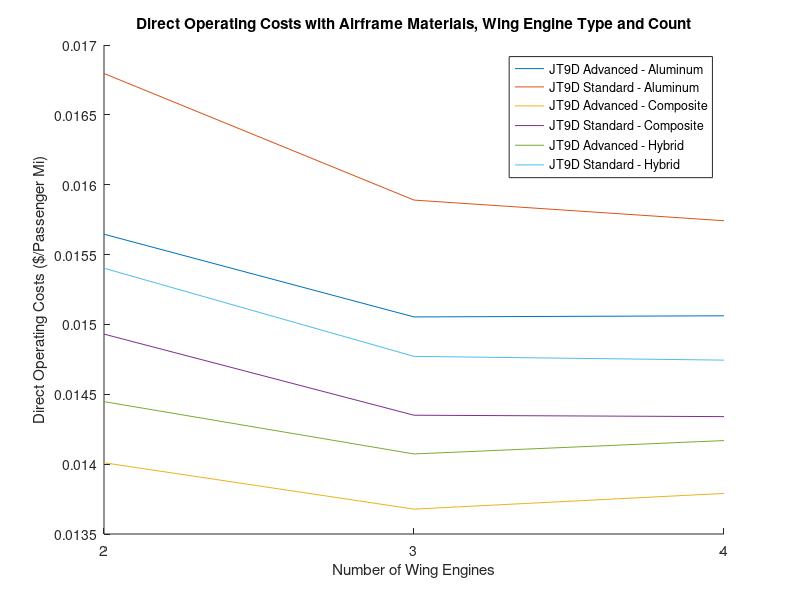

The MATLAB source for this figure:
clc
clear
close all

%2022 specs
range = 4000; %range in miles
Vao = 135; %landing approach speed in knots
Mcruise = 0.82; %cruise mach number
airfoilType = 'sc'; 
sweep = 35;
AR = 8;
sigma = 0.953; %density ratio
PR = 0.2360; %pressure ratio
wingEngines = 2;
fuselageEngines = 0;
engineType = 'JT9D';
engineAdv = true;
composite = false;
hybrid = false;
TOFL = 6000; %take off field length in ft
X = 1; %fuel consumed
PAX = 200;
W_cargo = 4000;
abreast = 8;
aisle = 2;
alt = 35000;

%prof specs
% PAX = 275;
% W_cargo = 12000;
% range = 6000;
% TOFL = 9000;
% Vao = 140;
% X = 0.75;

%modified specs
% PAX = 135;
% aisle = 1;
% abreast = 6;
% AR = 7;
% sweep = 32;
% TOFL = 8000;
% range = 2550;
% W_cargo = 3000;
% Mcruise = 0.8;
% Vao = 140;
% fuselageEngines = 3;
% wingEngines = 0;
% engineType = 'JT9D';
% X = 0.75;




for i=1:6
    for j=1:3
        engineCount = wingEngines+fuselageEngines; 
        %1 or 0, use interpolation when using non 25, 30, 35, 40 angles
        if sweep ~= 25 && sweep ~=30 && sweep ~=35 && sweep ~=40
            interpolate = 1;
        else
            interpolate = 0;
        end

        if engineCount == 2
            syms1 = @(x) -2.75700E-01*x^2 + 3.23565E+01*x - 2.17775E+01;
        elseif engineCount == 3
            syms1 = @(x) -3.14122E-01*x^2 + 3.59436E+01*x - 2.10352E+01;
        elseif engineCount == 4
            syms1 = @(x) -3.50586E-01*x^2 + 3.73883E+01*x - 1.29689E+01;
        end

        if interpolate == 1
            if airfoilType == 'c'
                if sweep>25 && sweep<30
                    airfoilSweepCurve = @(x) 1.80081E-02*x^2 - 5.59031E-01*x + 5.28813E-01; %conventional 25 deg
                    airfoilSweepCurve2 = @(x) 1.44744E-02*x^2 - 5.25458E-01*x + 5.12939E-01; %conventional 30 deg
                    sweepValues = [25,30];
                elseif sweep>30 && sweep<35
                    airfoilSweepCurve = @(x) 1.44744E-02*x^2 - 5.25458E-01*x + 5.12939E-01; %conventional 30 deg
                    airfoilSweepCurve2 = @(x) 7.10020E-03*x^2 - 4.78583E-01*x + 4.89769E-01; %conventional 35 deg
                    sweepValues = [30,35];
                elseif sweep>35 && sweep<40
                    airfoilSweepCurve = @(x) 7.10020E-03*x^2 - 4.78583E-01*x + 4.89769E-01; %conventional 35 deg
                    airfoilSweepCurve2 = @(x) -1.58922E-03*x^2 - 4.26203E-01*x + 4.63453E-01; %conventional 40 deg
                    sweepValues = [35,40];
                end
            elseif airfoilType == 'sc'
                if sweep>25 && sweep<30
                    airfoilSweepCurve = @(x) 3.73842E+00*x^2 - 6.73394E+00*x + 3.10823E+00 %supercritical 25 deg
                    airfoilSweepCurve2 = @(x) -1.75962E+01*x^3 + 4.71604E+01*x^2 - 4.26422E+01*x + 1.30762E+01; %supercritical 30 deg
                    sweepValues = [25,30];
                elseif sweep>30 && sweep<35
                    airfoilSweepCurve = @(x) -1.75962E+01*x^3 + 4.71604E+01*x^2 - 4.26422E+01*x + 1.30762E+01; %supercritical 30 deg
                    airfoilSweepCurve2 = @(x) -3.76659E+01*x^3 + 1.00937E+02*x^2 - 9.08776E+01*x + 2.75695E+01; %supercritical 35 deg
                    sweepValues = [30,35];
                elseif sweep>35 && sweep<40
                    airfoilSweepCurve = @(x) -3.76659E+01*x^3 + 1.00937E+02*x^2 - 9.08776E+01*x + 2.75695E+01; %supercritical 35 deg
                    airfoilSweepCurve2 = @(x) -4.46244E+02*x^3 + 1.17289E+03*x^2 - 1.02924E+03*x + 3.01674E+02; %supercritical 40 deg
                    sweepValues = [35,40];
                end
            end
        elseif interpolate == 0
            if airfoilType == 'c'
                if sweep == 25
                    airfoilSweepCurve = @(x) 1.80081E-02*x^2 - 5.59031E-01*x + 5.28813E-01; %conventional 25 deg
                elseif sweep == 30
                    airfoilSweepCurve = @(x) 1.44744E-02*x^2 - 5.25458E-01*x + 5.12939E-01; %conventional 30 deg
                elseif sweep == 35
                    airfoilSweepCurve = @(x) 7.10020E-03*x^2 - 4.78583E-01*x + 4.89769E-01; %conventional 35 deg
                elseif sweep == 40
                    airfoilSweepCurve = @(x) -1.58922E-03*x^2 - 4.26203E-01*x + 4.63453E-01; %conventional 40 deg
                end
            elseif airfoilType == 'sc'
                if sweep == 25
                    airfoilSweepCurve = @(x) 3.73842E+00*x^2 - 6.73394E+00*x + 3.10823E+00; %supercritical 25 deg
                elseif sweep == 30
                    airfoilSweepCurve = @(x) -1.75962E+01*x^3 + 4.71604E+01*x^2 - 4.26422E+01*x + 1.30762E+01; %supercritical 30 deg
                elseif sweep == 35
                    airfoilSweepCurve = @(x) -3.76659E+01*x^3 + 1.00937E+02*x^2 - 9.08776E+01*x + 2.75695E+01; %supercritical 35 deg
                elseif sweep == 40
                    airfoilSweepCurve = @(x) -4.46244E+02*x^3 + 1.17289E+03*x^2 - 1.02924E+03*x + 3.01674E+02; %supercritical 40 deg
                end
            end
        end

        %clmax estimates
        CLestimateLand = @(x) 109.223789*x^3 - 67.377088*x^2 + 16.449711*x + 2.002030; %landing Cl from "c"
        CLestimateTO = @(x) 84.325414*x^3 - 65.343054*x^2 + 17.178855*x + 1.029074;  %TO Cl from "c"

        %shevell drag, aircraft performance
        RNestimateCf = @(x) (7.7538691E+01)*x^(-1.9414863E-01); %approx Cf from RN, only from 10^6 to 10^8
        bodyForm = @(x)  -1.51985E-03*x^3 + 3.89461E-02*x^2 - 3.59054E-01*x + 2.30547E+00; %approx body form from fineness ratio

        %tofl and K relations


        addF = 0; %added fuel
        errRange = 1000;
        err = 1; Cl = 0.5; %inital guess
        addW = 0; %added weight  = 0
        errorWeight = -10;

        while(errorWeight<0)
            while(errRange>5)
                %CL CONVERGENCE
                while(err>0.00011)
                    if airfoilType == 'c'
                        dMdiv = -0.2044*Cl^2 - 0.1122*Cl + 0.1236;
                    elseif airfoilType == 'sc'
                        dMdiv = 0.8576*Cl^3 - 1.8139*Cl^2 + 1.0609*Cl - 0.1775;
                    end

                    Mdiv = Mcruise + 0.004 - dMdiv;

                    if interpolate == 1
                        tc1 = airfoilSweepCurve(Mdiv);
                        tc2 = airfoilSweepCurve2(Mdiv);
                        tc = tc1*((sweepValues(2)-sweep)/(sweepValues(2)-sweepValues(1))) + tc2*(1 - ((sweepValues(2)-sweep)/(sweepValues(2)-sweepValues(1))));
                    elseif interpolate == 0
                        tc = airfoilSweepCurve(Mdiv); %thickness to chord
                    end

                    c = cosd(sweep)^2*(tc^2)*AR;
                    Cl_L = CLestimateLand(c); %low speed clmax during landing
                    Cl_TO = CLestimateTO(c); %low speed clmax during takeoff
                    WS_L = (Vao/1.3)^2 * sigma*Cl_L/296; %wing loading during approach

                    Vcruise = Mcruise * 576.4; %cruising speed
                    Rao = range + 200 + 0.75*Vcruise; %Range all out
                    f_JT8D = 5.1914798324E-13*Rao^3 - 1.1763321777E-08*Rao^2 + 1.2398883131E-04*Rao + 7.6679432694E-03; %fuel fraction for JT8D engines

                    if engineType == 'JT8D'
                        f_JT9D = f_JT8D + addF; %if JT8D engines are used
                        T_SLS = 14500;
                        T_m = @(x) (14.47*x^4 - 41.021*x^3 + 33.863*x^2 - 14.296*x + 14.646)*1000;
                    elseif engineType == 'JT9D'
                        f_JT9D = f_JT8D * 0.61/0.78; %fuel fraction for JT9D engines
                        f_JT9D = f_JT9D * 1.04; %ratio to adapt
                        f_JT9D = f_JT9D + addF;
                        T_SLS = 45550;
                        T_m = @(x) (37.707*x^2 - 47.762*x + 45.458)*1000;
                    end

                    WS_TO = WS_L/(1-X*f_JT9D); %wing loading takeoff
                    WS_IC = WS_TO * 0.965; %wing loading initial cruise
                    Cl_IC = WS_IC/(1481*PR*Mcruise^2); %cl initial cruise
                    err = abs(Cl-Cl_IC);
                    if Cl_IC > Cl
                        Cl = Cl + 0.0001;
                    else
                        Cl = Cl - 0.0001;
                    end
                end

                %TOFL W/T CALC

                Kw = syms1(TOFL/1000);
                WT_Vlo = Kw*sigma*Cl_TO/WS_TO; %thrust loading at .7Vlo
                Vlo = 1.2*sqrt((296*WS_TO)/(sigma*Cl_TO)); %1.2Vstall
                Mlo = Vlo/661/sqrt(sigma); %Mach at Vlo
                Mlo7 = Mlo*0.7; %Mach at .7Vlo

                WT = WT_Vlo * (T_m(Mlo7)/T_SLS) + addW; %thrust loading

                %WEIGHT CALC
                taperRatio = 0.35;
                Kw = (wingEngines+(fuselageEngines*1.03))/engineCount;
                n = 1.5*2.5;
                tcBar = tc+0.03;
                W_wing = (0.00945*(AR^0.8)*((1+taperRatio)^0.25)*(Kw)*(n^.5)); %numerator W_wing
                W_wing = W_wing/((tcBar^0.4)*cosd(sweep)*(WS_TO^0.695));
                %fuselage

                l = 33.2 + 3.76*PAX/abreast; %fuselage length
                d = 1 + 1.75*abreast + 1.58*aisle; %fuselage diameter
                Kf = 11.5;
                W_fuse = 0.6727*Kf*(l^.6)*(d^.72)*(n^.3);
                %landing gear
                W_lg = 0.04;
                %nacelle and pylon
                W_np = 0.0555/(WT);
                %tail surface
                Kts = (0.17*wingEngines + 0.25*fuselageEngines)/engineCount;
                W_ts = Kts;
                W_wingTS = (W_ts + 1)*W_wing;
                %power plant
                W_pp = 1/(3.58*WT);
                if engineAdv == true
                    W_pp = W_pp*1.1;
                end
                %fuel
                W_f = 1.0275 * f_JT9D;
                %payload
                W_pl = 215*PAX + W_cargo;
                %fixed equip
                Nfc = 2; %flight crew
                Nstew = PAX/50;
                W_fe = 132*PAX + 300*engineCount + 260*Nfc + 170*Nstew;
                %solve
                if composite == true
                    W_wingTS = W_wingTS * 0.7;
                    W_fuse = W_fuse *0.85;
                    W_fe = 132*PAX + 0.9*300*engineCount + 260*Nfc + 170*Nstew;
                    W_np = W_np * 0.8;
                elseif hybrid == true
                    W_wingTS = W_wingTS * 0.7;
                    W_np = W_np * 0.8;
                end
                wA = W_wingTS;
                wB = W_fuse;
                wC = W_lg + W_np + W_pp + W_f + 0.035;
                wC = wC - 1;
                wD = W_pl + W_fe;
                % W_TO = [25000:1000:600000];
                % y = wA*W_TO.^1.195 + wB*W_TO.^0.235 + wC*W_TO + wD;
                % plot(W_TO,y)

                f1 = @(WTO) wA*WTO.^1.195 + wB*WTO.^0.235 + wC*WTO + wD;
                WT_O = W_cargo*20; errW = 5000;
                while(errW>300)
                    WT_O = WT_O + errW/2;
                    errW = f1(WT_O);
                end
                %sizing
                S = WT_O / WS_TO; %wing area
                b = sqrt(AR * S); %span
                ulclc = S/b;
                T = WT_O/WT;
                Te = T/engineCount;

                %DRAG
                rnk = 0.5*sqrt(1.4*1718*394.1)/4.06E-4; % reynolds num per ft
                %Cf
                Cf_wing = RNestimateCf(rnk*ulclc)*10^-3; %skin friction coeff for wing, rnk * avg chord length
                Cf_fuse = RNestimateCf(rnk*l)*10^-3; %skin friction for fuselage, rnk * fuselage length
                %wing
                Swet_wing = 2*1.02*(S-d*30);
                Z = (2-0.5^2)*cosd(sweep)/sqrt(1-0.5^2*cosd(sweep)^2); %shevell plots
                Kw = 1 + Z*tc + 100*tc^4; %shevell plots
                f_wing = Kw*Cf_wing*Swet_wing; %flat plate drag area of wing
                %fuselage
                Swet_fuse = 0.9*pi*d*l;
                Kf = bodyForm(l/d);
                f_fuse = Kf*Cf_fuse*Swet_fuse;
                %tail
                f_ts = 0.38*f_wing;
                %nacelles
                Knac = 1.25;
                Swet_nacelles = 2.1*sqrt(Te)*engineCount;
                f_nac = Knac*Cf_wing*Swet_nacelles;
                %pylons
                f_pyl = 0.2*f_nac;
                %total
                f_total = f_wing + f_fuse + f_ts +f_nac + f_pyl;
                f_total = f_total * 1.06; %total flat plate drag
                C_do = f_total/S; %lift independant drag or form drag
                e = 1/(1.035+0.38*C_do*pi*AR); %oswald efficiency factor

                %CLIMB
                W_avgClimb = WT_O*(1+0.965)/2; %average weight during climb
                h_avgClimb = alt*20/35;
                V_ldmax = (12.9/((f_total*e)^(1/4)))*sqrt((W_avgClimb/(0.5702*b)));
                V_climb = 1.3*V_ldmax;
                Mclimb = V_climb/614.6;

                T_reqClimb = ((0.5702*f_total*V_climb^2)/296) + (94.1/(0.5702*e))*(1/(V_climb^2))*(W_avgClimb/b)^2; %thrust required for climb
                Ta_JT9D_15kClimb = @(x) -9.40672E+00*x^3 + 2.28008E+01*x^2 - 2.48184E+01*x + 2.70604E+01; %thrust chart
                Ta_JT9D_25kClimb = @(x) -6.29451E+00*x^3 + 1.42165E+01*x^2 - 1.15655E+01*x + 1.76495E+01;
                Ta_JT8D_20kClimb = @(x) -1.7117*x^3 + 4.975*x^2 - 4.2959*x + 7.4793;

                Ta_JT9D_Climb = (Ta_JT9D_25kClimb(Mclimb) +Ta_JT9D_15kClimb(Mclimb)/2)*1000; %thrust averaged
                Ta_JT8D_Climb =  Ta_JT8D_20kClimb(Mclimb)*1000;


                if engineType == 'JT9D'
                    Ta_climb = (Te/T_SLS)*Ta_JT9D_Climb; %thrust available per engine
                    SFC15k = @(x) 0.1006*x^2 + 0.3293*x + 0.3363;
                    SFC25k = @(x) -0.0107*x^2 + 0.3823*x + 0.3396;
                    SFC_c = (SFC15k(Mclimb)+SFC25k(Mclimb))/2;
                elseif engineType == "JT8D"
                    Ta_climb = (Te/T_SLS)*Ta_JT8D_Climb;
                    SFC20k = @(x) -0.0642*x^2 + 0.354*x + 0.5775;
                    SFC_c = SFC20k(Mclimb);
                end

                Ta_climbTotal = engineCount*Ta_climb;  %total thrust available
                RoC = (101*(Ta_climbTotal-T_reqClimb)*V_climb)/W_avgClimb; %rate of climb
                TimeClimb = alt/RoC;    %time to reach cruising alt
                R_climb = V_climb*TimeClimb/60; %range covered during climb
                Wf_climb = Ta_climbTotal*SFC_c*TimeClimb/60; %fuel used during climb

                %RANGE
                Wo = WT_O - Wf_climb;
                Wi = (1-W_f)*WT_O;
                Cl_avg = ((Wo+Wi)/(2*S))/(1481*PR*Mcruise^2);
                C_di = (Cl_avg^2)/(pi*AR*e); %induced drag or drag due to lift
                delta_Cdc = 0.001;
                C_d = C_di + C_do + delta_Cdc; %total drag coeff
                L_d = Cl_avg/C_d; %L/d ratio
                T_reqCruise = ((Wo+Wi)/2)/L_d;  %thrust required during cruise

                if engineType == 'JT9D'
                    T_reqJT9D = (T_reqCruise*T_SLS/Te)/engineCount; %thrust required per JT9D engine
                    SFC_35k = @(x) -0.0022*x^3 + 0.0444*x^2 - 0.3063*x + 1.3202; %@ 35k ft and M =0.82;
                    SFC_Cruise = SFC_35k(T_reqJT9D/1000);
                    if engineAdv 
                        SFC_Cruise = SFC_Cruise * 0.9;
                    end
                elseif engineType == 'JT8D'
                    T_reqJT8D = (T_reqCruise*T_SLS/Te)/engineCount;
                    SFC_35k = @(x) -0.1117*x^3 + 0.5506*x^2 - 0.3609*x + 0.8716;
                    SFC_Cruise = SFC_35k(T_reqJT8D/1000);
                end

                R_cruise = (Vcruise/SFC_Cruise)*L_d*log(Wo/Wi);
                R = R_climb + R_cruise; %actual all out range
                W_fuel = WT_O - Wi;
                errRange = abs(Rao - R);
                if Rao - R>0
                    addF = addF + 0.0001;
                    err = 1; %re-run cl loop
                elseif R - Rao >0
                    addF = addF - 0.0001;
                    err = 1; %re-run cl loop
                end
            end

            %THRUST ON TOP OF CLIMB
            Cl_top = (Wo/S)/(1481*0.236*Mcruise^2);
            Cdi_top = (Cl_top^2)/(pi*AR*e);
            Cd_top = C_do + Cdi_top + delta_Cdc;
            LD_top = Cl_top/Cd_top;
            Treq_top = (Wo/LD_top)/engineCount; %thrust required per engine
            Treq_eng = Treq_top * T_SLS/Te;
            Tavail_35k = 10000; %thrust avail at 35k
            errorWeight = Tavail_35k - Treq_eng;
            if errorWeight<0  %check
                addW = addW - 1;
                errRange = 1000;
            end
        end

        %Direct operating costs%
        CAB = range*1.15;%scheduled distance no reserves, statute miles
        Tgm = 0.25; %ground maneuver time in hours + takeoff (one min)
        Tcl = 0.18; %time for climb
        Tam = 0.1; %time for air maneuvers
        Tcr = ((CAB*1.02+20)-(R_climb*1.15))/(Vcruise*1.15); %time in cruise
        Vb = CAB/(Tgm+Tcl+Tam+Tcr); %block speed in mph
        Tb = (Tgm+Tcl+Tam+Tcr); %block time
        Fb = Wf_climb + T_reqCruise*SFC_Cruise*(Tcr+.1); %block fuel

        %FLIGHT COSTS
        payload = ((205*PAX + PAX*50)+W_cargo)/2000;
        dpbh = 40.83 + 17.849*(Vcruise*1.15*(WT_O/(10^5)))^0.3;
        Ctm_crew = dpbh/(payload*Vb);
        Ctm_fuel = (1.02*Fb*.0438 + engineCount*2.15*Tb*.135)/(CAB*payload);

        %INSURANCE COST AND HULL COST
        Wa = WT_O - W_fuel - payload - W_pp*WT_O;%airframe weight
        Ca = 87.5*Wa + 2.4*10^6; %cost of airframe
        Ce = 590000 + 16*Te; %cost of each engine
        if engineAdv == true
            Ce = Ce*1.1;
        end
        Ct = Ca + engineCount*Ce; %total cost of airplane
        U = 630 + 4000/(1+(1/(Tb+.5))); %utilization
        Ctm_ins = 0.01*Ct/(U*Vb*payload);

        %MAINTANENCE COSTS
        Kfha = 4.9169*log10(Wa/1000)-6.425;
        Kfca = 0.21256*log10(Wa/1000)^3.7375;
        Tf = Tb - Tgm;
        Ctm_direct = 8.6*(Kfha*Tf+Kfca)/(Vb*Tb*payload); %direct maint

        Cfha = 1.5994*(Ca/10^6) + 3.4263;
        Cfca = 1.9229*(Ca/10^6) + 2.2504;
        Ctm_material = (Cfha*Tf+Cfca)/(Vb*Tb*payload); %airframe material

        Kfhe = engineCount*(Te/1000)/(0.82715*(Te/1000)+13.639);
        Kfce = 0.2*engineCount;
        Ctm_engineLabor = 8.6*(Kfhe*Tf+Kfce)/(Vb*Tb*payload); %engine labor

        Cfhe = (28.2353*(Ce/10^6) - 6.5176)*engineCount;
        Cfce = (3.6698*(Ce/10^6) - 1.3685)*engineCount;
        Ctm_engineMat = (Cfhe*Tf+Cfce)/(Vb*Tb*payload); %engine material

        Ctm_maint = 2*(Ctm_direct+Ctm_material+Ctm_engineLabor+Ctm_engineMat); %total maint

        %depreciation 14 years to 10% value
        Ctm_dep = 1/(Vb*payload) * (Ct+0.06*(Ct-engineCount*Ce)+0.3*engineCount*Ce)/(14*U);

        %TOTAL DOC
        DOC = Ctm_fuel + Ctm_crew + Ctm_ins + Ctm_maint + Ctm_dep; %TOTAL DOC $/ton mile
        PAXDOC = DOC * payload/PAX; %DOC $/PAX mile
        DOCarray(j) =  PAXDOC;
        ARarr(j) = wingEngines;
        wingEngines = wingEngines + 1;
    end
    hold on
    figure(1)
    plot(ARarr, DOCarray)
    xlabel('Number of Wing Engines')
    xticks([2,3,4])
    ylabel('Direct Operating Costs ($/Passenger Mi)')
    wingEngines = 2;
    if(i == 1)
        engineAdv = false;
    elseif i == 2
        engineAdv = true;
        composite = true;
    elseif i == 3
        engineAdv = false;
        composite = true;
    elseif i == 4
        engineAdv = true;
        composite = false;
        hybrid = true;
    elseif i == 5
        engineAdv = false;
        composite = false;
        hybrid = true;
    end
end
title('Direct Operating Costs with Airframe Materials, Wing Engine Type and Count')
legend('JT9D Advanced - Aluminum','JT9D Standard - Aluminum','JT9D Advanced - Composite','JT9D Standard - Composite','JT9D Advanced - Hybrid','JT9D Standard - Hybrid')
%print out
fprintf('Specifications\n')
fprintf('PAX: %i passengers   Cargo: %ilbs   Range: %inmi   Cruise Mach: %.3f   Airfoil: %s  TOFL: %ift\n',PAX,W_cargo,range,Mcruise,airfoilType,TOFL)
fprintf('AR: %i   Sweep Angle: %.1f   Wing Engines: %i   Fuselage Engines: %i   EngineType: %s   Fuel Consumed: %.2f\n', AR, sweep, wingEngines, fuselageEngines, engineType, X)
fprintf('Composites: %i Advanced Engines: %i\n\n',composite, engineAdv)
fprintf('Converged Cl: %.5f\n',Cl)
fprintf('Guess Fuel Fraction: %.5f\n', f_JT9D);
fprintf('Wing Loading - Takeoff: %.2f lbs/sqft\n', WS_TO)
fprintf('Wing Loading - Cruise: %.2f lbs/sqft\n', WS_IC)
fprintf('Thrust Loading: %.5f\n\n',WT)
fprintf('Takeoff Weight: %.2f lbs\n',WT_O);
fprintf('Wing Area: %.2f sqft\n', S)
fprintf('t/c: %.5f\n', tc)
fprintf('Span: %.3f ft\n\n', b)
fprintf('Flat Plate Drag: %.3f sqft\n',f_total);
fprintf('Form Drag Cdo: %.5f\n',C_do);
fprintf('Oswald Efficiency %.4f\n\n',e);
fprintf('Climb Speed: %3.1f knots\n',V_climb)
fprintf('Climb Thrust Required: %5.1f lbs\n',T_reqClimb)
fprintf('Climb Thrust Available: %5.1f lbs\n', Ta_climbTotal)
fprintf('SFC Climb: %.3f\n', SFC_c)
fprintf('Rate of Climb: %5.1f ft/min\n', RoC)
fprintf('Time and Range of Climb: %2.2f min and %3.1f nmi\n',TimeClimb,R_climb)
fprintf('Fuel Consumed During Climb: %4.1f lbs\n\n', Wf_climb)

fprintf('Cruising Initial and Final Weight: %6.1f lbs  | %6.1f lbs\n', Wo, Wi)
fprintf('Cl during Cruise: %.3f\n', Cl_avg)
fprintf('Induced Drag Cdi: %.3f\n', C_di)
fprintf('Combined Drag Coefficient: %.3f\n', C_d)
fprintf('SFC Cruise: %.3f\n',SFC_Cruise)
fprintf('Offset Fuel Fraction: %.5f\n',addF)
fprintf('Final Fuel Fraction: %.5f\n', W_f)
fprintf('Total Fuel Weight %5.1f lbs\n', W_fuel)
fprintf('Final All Out Range: %.1f nmi\n\n', R)

fprintf('Direct Operating Costs: %.3f $/ton mi\n',DOC)
fprintf('Direct Operating Costs: %.3f $/PAX\n', PAXDOC)

